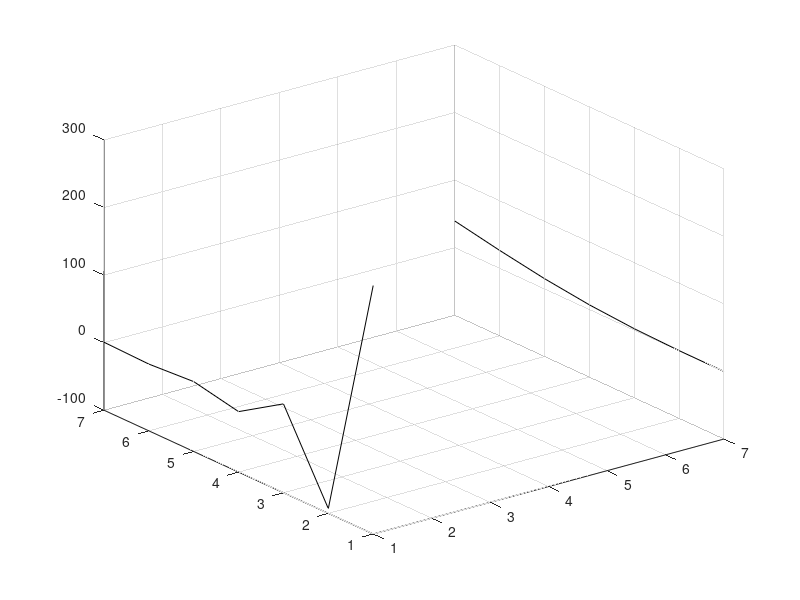
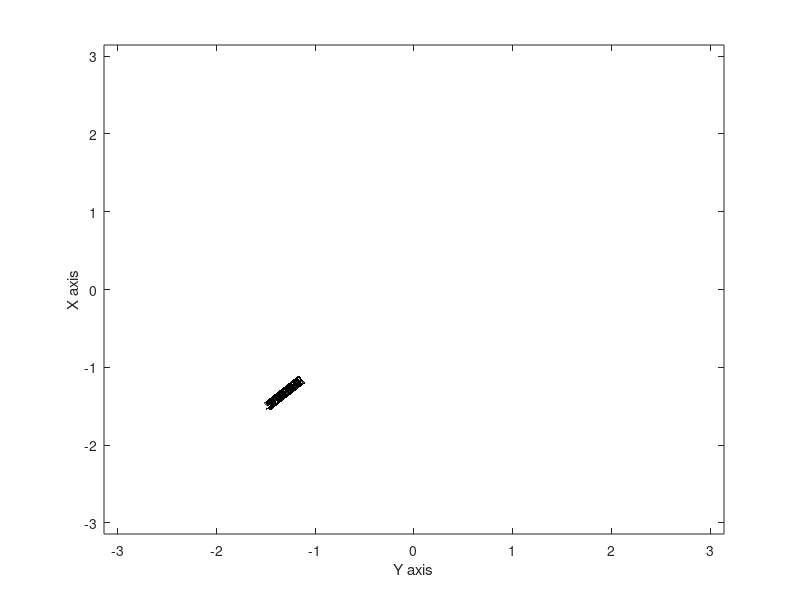

MATLAB code for these plots, in order:
%Travis Franks 1372696 Helmholtz Equation Final Project Gauss Seidel Method
clear all
clc
%Setting the value of X_Internal_Nodes, the number of elements along X-domain:
X_Internal_Nodes = input('Enter value of X_Internal_Nodes, the number of internal nodes for the X-domain: ');
%Setting the value of Y_Internal_Nodes, the number of elements along
%Y-domain:
Y_Internal_Nodes = input('Enter value of Y_Internal_Nodes, the number of internal nodes for the Y-domain: ');
%Setting the value of C (capital lambda in problem statement):
C = input('Enter value of C, the given constant for capital lambda: ');
%Setting the value of G (Overrelaxation variable):
G = input('Enter value of G, the lambda coefficient, to be between 1 and 2, to use for SOR (overrelaxation)');
%Setting the value of Es, the acceptable limit of error for system convergence:
Es = 10^-10;
%Defining L, the length of the X and Y domains:
L = 2 * pi();
%Determining DX and DY, the change of X and Y respectively from element to
%element:
DX = L / (X_Internal_Nodes + 1);
DY = L / (Y_Internal_Nodes + 1);
%Defining coefficients, A and B, that remain constant throughout matrix operations:
A = C - (2 * (DX^2)) - (2 * (DY^2));
B = (DX^2) * (DY^2);
%Determining number of elements  on both X and Y domains, so as to only
%perform the calculation one time for optimization:
N = X_Internal_Nodes + 2; %N = number of X domain values
M = Y_Internal_Nodes + 2; %M = number of Y domain values
%Performing setup for Gauss-Seidel Approximation that will solve for U values
%(unknown solution values over X and Y domains):
U = zeros(N,M);
W = zeros(N,M);
Z = 0; %Z functions as a counter for number of iterations performed during Gauss-Seidel
Error = zeros(N,M-2); %(M-2) rather than just M because the Dirichlet Boundary Conditions cause two rows to have constant values and therefore will have an error of 0 per iteration (optimal to exclude unnecessary repeated calculations) 
Ea = 100; %Provides initial value of Ea, or the relative iterative error, for the Gauss_Seidel Approximation
%Solving for U values defined by Dirichlet Boundary Conditions that will
%remain constant as Gauss Seidel iterations are performed:
for i = 1:N
    U(i,1) = cos(pi() * DX * (i-1)) * cosh((2 * pi()) - (DX * (i-1)));
    U(i,M) = ((i-1) * DX)^2 * sin(((i-1) * DX) / 4);
end
%Defining node indexing points to be used for the general form of the
%discretization:
NN = N-1;
MM = M-1;
%Defining initial Tcheck value for checkpointing every set period of time of
%the Gauss-Seidel loop:
Tcheck = 60; %checkpoint every 60 seconds
%Defining initial timer variable value to be greater than start timer initial value to start timer loop in Gauss-Seidel loop:
T = 0;
Tcounter = 0; %Stores time values for combined loop times, if loop takes less than a minute to run
save('Variables.mat') %Resets variable values before load checkpoint, so code can be run from either the start or load point
%%
%*****To load variables for checkpointing, run starting from this block*****
load('Variables.mat')
%Performing Gauss Seidel Approximation to solve for U values:
if (A ~= 0)%Set condition for just in case the variable coefficient is equal to zero from a poor choice in nodes along X and Y domains, as it will function as a denominator
    while (Ea > Es)
        tic;
        if (Tcounter >= Tcheck) %Saves at least every 60 seconds or every Gauss-Seidel loop iteration, if the iterations take longer
            Tcounter = 0; %Resets time counter to 0
            save('Variables') %Saves variables for checkpointing for start/restart capability
        end
        %Evaluating for U (solution) values defined by Neumann Boundary
        %Conditions that are evaluated by Gauss-Seidel Method
        for j = 2:MM
            W(1,j) = U(1,j); %W saves value of U for error calculation
            U(1,j) = (- 2 * (DY^2) * U(2,j) - (DX^2) * U(1,j-1) - (DX^2) * U(1,j+1)) / A;  %cos((pi() / 2) * (0 + 1)) = 0 so Fi,j = 0, Neumann condition for X = -pi
            U(1,j) = (G * U(1,j)) + ((1-G) * W(1,j)); %Applying SOR iteration
            Error(1,j) = abs((U(1,j) - W(1,j)) / U(1,j)); %Computes relative error for this calculation inside this iteration
            
            W(N,j) = U(N,j); %W saves value of U for error calculation
            U(N,j) = (- 2 * (DY^2) * U(NN,j) - (DX^2) * U(N,j-1) - (DX^2) * U(N,j+1)) / A; %cos(3 * pi() / 2) = 0 so Fi,j = 0, Neumann condition for X = pi
            U(N,j) = (G * U(N,j)) + ((1-G) * W(N,j)); %Applying SOR iteration
            Error(N,j) = abs((U(N,j) - W(N,j)) / U(N,j)); %Computes relative error for this calculation inside this iteration
        end
        %Evaluating for general expression (internal nodes):
        for j = 2:MM
            for i = 2:NN
                W(i,j) = U(i,j); %W saves value of U for error calculation
                U(i,j) = (B * (cos((pi() / 2) * ((((i-1) * DX) / pi()) + 1)) * sin(((j - 1) * DY) / 2)) - (DY^2) * U(i-1,j) - (DY^2) * U(i+1,j) - (DX^2) * U(i,j-1) - (DX^2) * U(i,j+1)) / A;
                U(i,j) = (G * U(i,j)) + ((1-G) * W(i,j)); %Applying SOR iteration
                Error(i,j) = abs((U(i,j) - W(i,j)) / U(i,j)); %Computes relative error for this calculation inside this iteration
            end
        end
        Ea = max(max(Error));
        Z = Z + 1; %Counts the number of loop iterations
        T = toc; %Determines how long the Gauss-Seidel iteration took
        Tcounter = Tcounter + T; %Counts how much time has elapsed since the last variable checkpoint save
    end
else
    disp('Select a different number of nodes for X or Y domain or change the value of C, the given constant for capital lambda.')
end
save('Variables.mat')
%%
%Plotting visualizations for ease of interpretation of results:
load('Variables.mat') %Provides the option of loading the variables directly onto the plot section, if a failure occurs while plotting

figure
surf(U) %Produces surface plot of solution matrix for Helmholtz equation:

%Plotting contour lines of U, the solution matrix for 2-D interpretation of
%results obtained:
X = zeros(N,1);
for i = 1:N
    X(i,1) = -pi() + (i-1) * DX; %Defines values along X-axis for plot, from -pi to pi along X domain
end
Y = zeros(M,1);
for j = 1:M
    Y(j,1) = -pi() + (j-1) * DY; %Defines values along Y-axis for plot, from -pi to pi along Y domain
end
figure
[Matrix, Object] = contourf(Y, X, U); %Plots the contour of the solution matrix
xlabel('Y axis'), ylabel('X axis')
clabel(Matrix, Object) %Labels the peak values for all of the contour lines
